Frame 1 (no input): blank canvas, image omitted
Frame 60 (the mouse pressed at the canvas centre just before this capture): blank canvas, image omitted
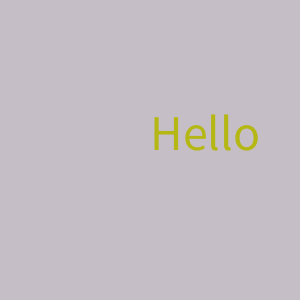
Frame 120 (the mouse held since frame 60 and released just before this capture)

The Processing sketch whose frames 1 and 60 were blank and that drew this single picture after the mouse press (run headless with seeded random() and noise(); from frame 60 on, the mouse is pressed at the canvas centre):

// Processing sketch: week13_3_dinner
// ── week13_3_dinner.pde
void setup(){
 size(300,300);
 fill(#B4B714);
 textSize(50);
}
void draw(){
  background(#C6BEC6);
  text("Hello",mouseX,mouseY);
}
